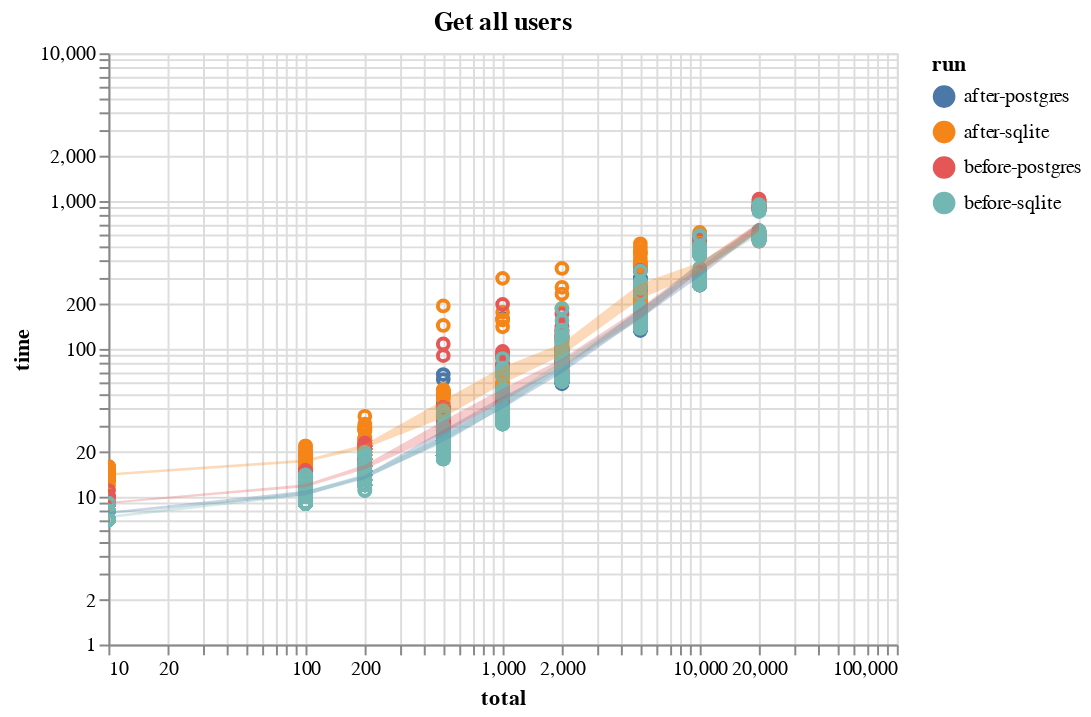

Notebook source saved alongside this figure:
### Code cell
subset = df[(df["state"] == "all") & (df["total"] > 0)]

points = (
    alt.Chart(subset, title="Get all users")
    .mark_point()
    .encode(
        alt.X("total", scale=alt.Scale(type="log")),
        alt.Y("time", scale=alt.Scale(type="log")),
        color="run",
        tooltip=["run", "total", "time", "state"],
        opacity=run_selected_opacity,
    )
).add_selection(run_selection)

band = (
    alt.Chart(subset)
    .mark_errorband(extent="ci")
    .encode(
        alt.X("total", scale=alt.Scale(type="log")),
        alt.Y("time", scale=alt.Scale(type="log")),
        color="run",
        tooltip=["run"],
        opacity=run_selected_area_opacity,
    )
)

(points + band).interactive()

### Figure 1 — Vega-Lite specification as saved in the notebook (floating-point values rounded to 4 significant figures; data arrays with more than 128 entries replaced by an {"elided": "..."} marker saying what was removed)
{"config": {"view": {"continuousWidth": 400, "continuousHeight": 300}}, "layer": [{"mark": "point", "encoding": {"color": {"type": "nominal", "field": "run"}, "opacity": {"condition": {"value": 1, "selection": "selector001"}, "value": 0.2}, "tooltip": [{"type": "nominal", "field": "run"}, {"type": "quantitative", "field": "total"}, {"type": "quantitative", "field": "time"}, {"type": "nominal", "field": "state"}], "x": {"type": "quantitative", "field": "total", "scale": {"type": "log"}}, "y": {"type": "quantitative", "field": "time", "scale": {"type": "log"}}}, "selection": {"selector001": {"type": "multi", "fields": ["run"], "bind": "legend"}, "selector002": {"type": "interval", "bind": "scales", "encodings": ["x", "y"]}}, "title": "Get all users"}, {"mark": {"type": "errorband", "extent": "ci"}, "encoding": {"color": {"type": "nominal", "field": "run"}, "opacity": {"condition": {"value": 0.3, "selection": "selector001"}, "value": 0}, "tooltip": [{"type": "nominal", "field": "run"}], "x": {"type": "quantitative", "field": "total", "scale": {"type": "log"}}, "y": {"type": "quantitative", "field": "time", "scale": {"type": "log"}}}}], "data": {"name": "data-b3da7d013a66d5c7a3a992f300450dc6"}, "$schema": "https://vega.github.io/schema/vega-lite/v4.8.1.json", "datasets": {"data-b3da7d013a66d5c7a3a992f300450dc6": {"elided": "2400 records"}}}
